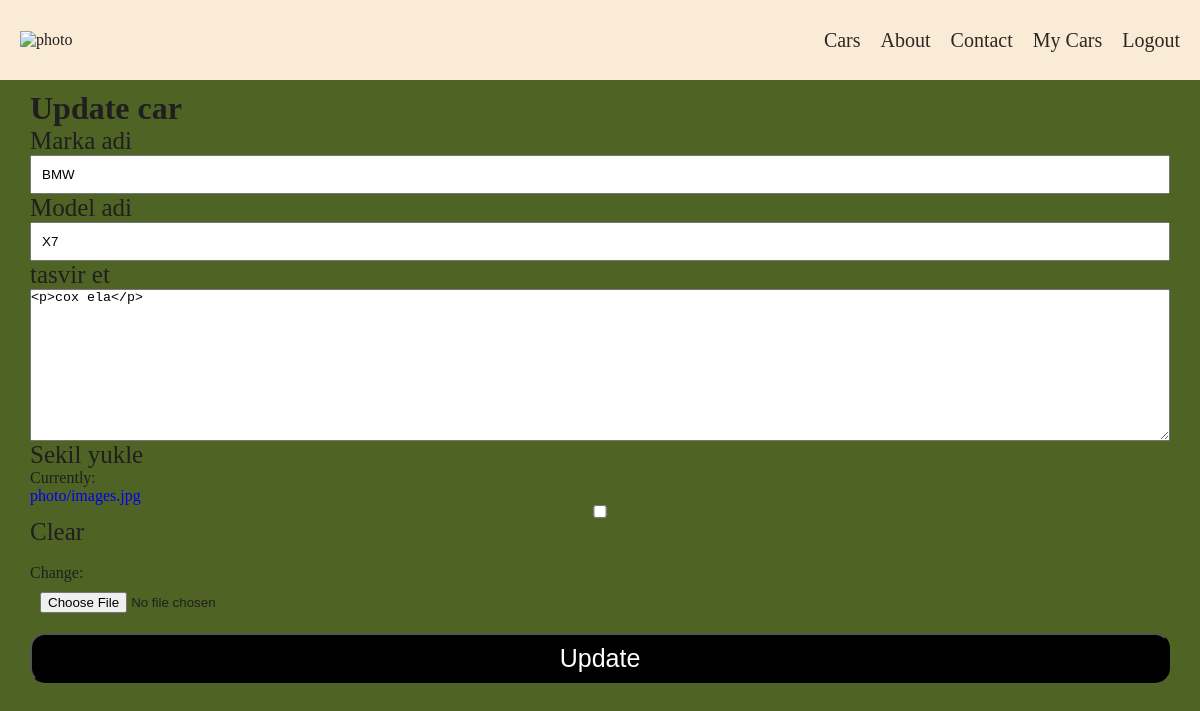
Screenshot of /updatecar/3 (signed in) with the database file from the repository.
### cars/models.py (models this page shows)
class Cars(models.Model):
    author=models.ForeignKey("auth.User",on_delete=models.CASCADE)
    marka = models.CharField(max_length = 150)
    model = models.CharField(max_length = 150)
    description = RichTextField()
    added_date = models.DateTimeField( auto_now_add=True)
    photo = models.FileField(upload_to='photo',blank=True,null=True)

### cars/views.py (the view)
# urls.py: path('updatecar/<int:id>', update_car,name="update"),
@login_required(login_url="account:login")
def update_car(request,id):
    car=get_object_or_404(Cars,id=id)
    form=CarForm(request.POST or None,request.FILES or None,instance=car)
    if form.is_valid():
        car=form.save(commit=False)
        car.author=request.user
        car.save()
        messages.success(request,"islem basarili")
        return redirect("mycar")
    context={
        "form":form
    }
    return render(request,"update.html",context)

### cars/form.py
class CarForm(forms.ModelForm):
    class Meta:
        model=Cars
        fields=["marka","model","description","photo"]

### templates/update.html (shortened to what this page needs)
{% extends 'base.html' %}
{% block body %}
   <h1>Update car</h1>
    <form method="post">
        <div class="form_group">
            <label for="{{form.marka.id_for_label}}">Marka adi</label>
            {{form.marka}}
        </div>
        <div class="form_group">
            <label for="{{form.model.id_for_label}}">Model adi</label>
            {{form.model}}
        </div>
        <div class="form_group">
            <label for="{{form.description.id_for_label}}">tasvir et</label>
            {{form.description}}
        </div>
        <div class="form_group">
            <label for="{{form.photo.id_for_label}}">Sekil yukle</label>
            {{form.photo}}
        </div>
        <button class="btn">Update</button>
    </form>
{% endblock %}

### static/style1.css (style rules this page uses)
* { margin: 0; padding: 0; box-sizing: border-box; text-decoration: none; list-style: none; }
body { background-color:rgb(79, 99, 36); color: rgb(32, 31, 31); }
.form_group input { padding: 10px; width: 100%; }
.form_group label { font-size: 25px; }
.form_group { display: flex; flex-direction: column; }
.btn { text-align: center; width: 100%; height: 50px; background-color: black; color: white; margin-top: 10px; font-size: 25px; border-radius: 15px; cursor:pointer; }

### rows the page displays
Cars: marka "BMW", model "X7", description "<p>cox ela</p>"
